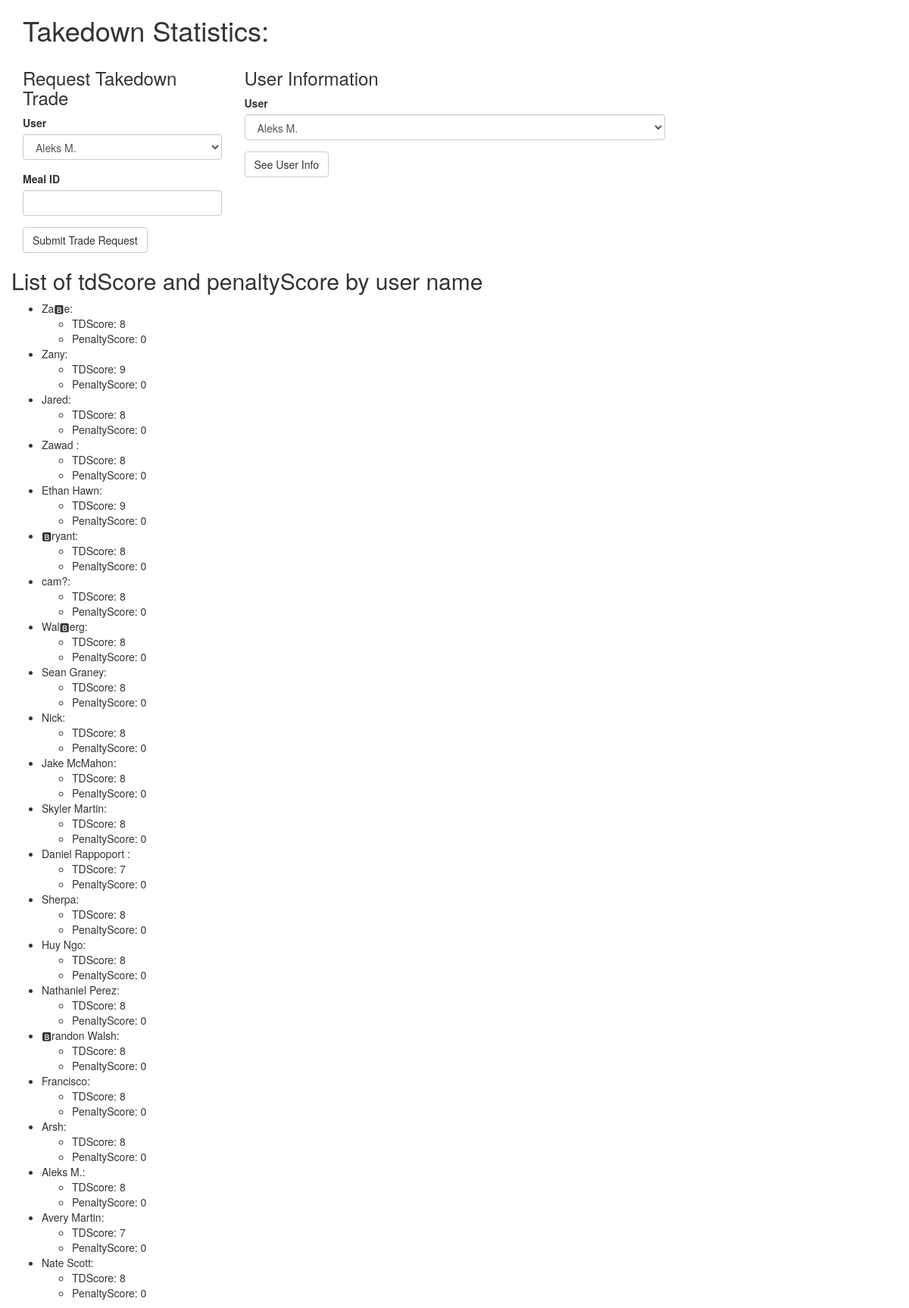
The app's page /tdinfo with its own data.
### tables this page shows
CREATE TABLE users (
    uid INTEGER PRIMARY KEY AUTOINCREMENT,
    pname TEXT,
    email TEXT UNIQUE,
    newMember INTEGER
);

### app/routes.py (the view, shortened to what this page needs)
@app.route("/tdinfo", methods=['POST', 'GET'])
def tdinfo():
    dbSession = db.Session()
    userLoginForm = UserLoginForm()
    takedownTradeForm = TakedownTradeForm()
    stats = dbSession.getTDStats()
    def tdPage(userEmail):
        if userEmail is None:
            user = [None]
        resp = make_response(render_template(
            "tdinfo.html", user=user, userLoginForm=userLoginForm, takedownTradeForm=takedownTradeForm, stats=stats))
        if userEmail:
            resp.set_cookie("userEmail", userEmail)
        dbSession.close()
        return resp
    if userLoginForm.submit.data and userLoginForm.validate_on_submit():
        userEmail = userLoginForm.email.data
        dbSession.close()
        return tdPage(userEmail)
    try:
        userEmail = request.cookies.get("userEmail")
        return tdPage(userEmail)
    except Exception:
        return tdPage(None)

### app/forms.py
class UserLoginForm(FlaskForm):
    dbSession = db.Session()
    users = dbSession.getUsers()
    email = SelectField("User", choices=users, validators=[DataRequired()])
    submit = SubmitField("See User Info")

class TakedownTradeForm(FlaskForm):
    dbSession = db.Session()
    users = dbSession.getUsers()
    email = SelectField("User", choices=users, validators=[DataRequired()])
    dateId = IntegerField("Meal ID", validators=[DataRequired()])
    submitData = SubmitField("Submit Trade Request")

### app/db/__init__.py (called while the page is built)
    def connect(self):
        return sqlite3.connect(PATH)

    def getTDStats(self):
        conn = self.connect()
        c = conn.cursor()
        c.execute("SELECT pname, tdScore, IFNULL(penaltyScore, 0) FROM users NATURAL JOIN tdScores LEFT JOIN penaltyScores")
        ret = c.fetchall()
        c.close()
        conn.close()
        return ret

    def close(self):
        return

### app/templates/tdinfo.html (shortened to what this page needs)
{% extends "base.html" %} {% import "bootstrap/wtf.html" as wtf %} {% block
app_content %}
<div class="container">
  <h1>Takedown Statistics:</h1>
  <div class="row">
    <div class="col-md-3">
      <h3>Request Takedown Trade</h3>
      {{ wtf.quick_form(takedownTradeForm) }}
    </div>
    <div class="col-md-6">
      <h3>User Information</h3>
      {{ wtf.quick_form(userLoginForm) }}
      <br />
    </div>
  </div>
  <div class="row">
    <h2>List of tdScore and penaltyScore by user name</h2>
    <ul>
      {% for row in stats %}
      <li>
        {{ row[0] }}:
        <ul>
          <li>TDScore: {{ row[1] }}</li>
          <li>PenaltyScore: {{ row[2] }}</li>
        </ul>
      </li>
      {% endfor %}
    </ul>
  </div>
</div>
{% endblock %}

### app/templates/base.html (shortened to what this page needs)
{% extends 'bootstrap/base.html' %}
{% block head %}
{{super()}}
{% endblock %}
{% block content %}
{% block app_content %}{% endblock %}
{% endblock %}

### records on screen
users: pname "Za🅱e", row "8", newMember "0"
users: pname "Zany", row "9", newMember "0"
users: pname "Jared", row "8", newMember "0"
users: pname "Zawad", row "8", newMember "0"
users: pname "Ethan Hawn", row "9", newMember "0"
users: pname "🅱ryant", row "8", newMember "0"
users: pname "cam?", uid "8", newMember "0"
users: pname "Wal🅱erg", row "8", newMember "0"
users: pname "Sean Graney", row "8", newMember "0"
users: pname "Nick", row "8", newMember "0"
users: pname "Jake McMahon", row "8", newMember "0"
users: pname "Skyler Martin", row "8", newMember "0"
users: pname "Daniel Rappoport", row "7", newMember "0"
users: pname "Sherpa", row "8", newMember "0"
users: pname "Huy Ngo", row "8", newMember "0"
users: pname "Nathaniel Perez", row "8", newMember "0"
users: pname "🅱randon Walsh", row "8", newMember "0"
users: pname "Francisco", row "8", newMember "0"
users: pname "Arsh", row "8", newMember "0"
users: pname "Aleks M.", row "8", newMember "0"
users: pname "Avery Martin", row "7", newMember "0"
users: pname "Nate Scott", row "8", newMember "0"
